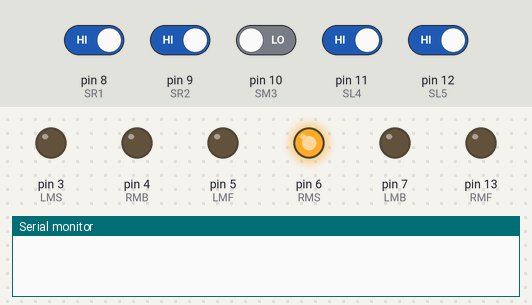
Bench run of a sketch on a simulated Arduino Uno, built with avr-gcc and run on an emulated ATmega328P. Shown: output pins drawn as LEDs (lit = HIGH), the last lines printed to the serial monitor. Inputs (shaded band) come from the test bench; at power-on: pin 8 (SR1), pin 9 (SR2), pin 11 (SL4), pin 12 (SL5) HIGH, pin 10 (SM3) LOW.

Above: at 1.2 s.
1.3 s: pin 8 (SR1) driven LOW and pin 9 (SR2) driven LOW and pin 10 (SM3) driven HIGH and pin 11 (SL4) driven LOW and pin 12 (SL5) driven LOW
At 1.8 s:
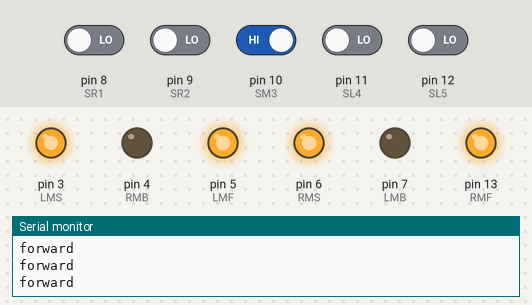
2.8 s: pin 8 (SR1) driven HIGH
At 4.5 s:
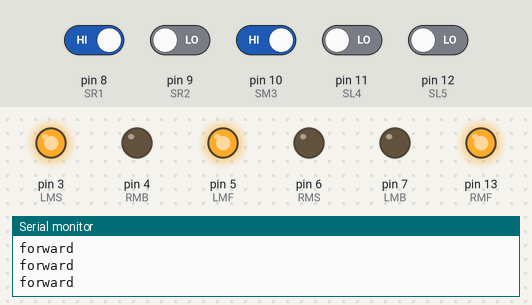
5.8 s: pin 10 (SM3) driven LOW
At 6.4 s:
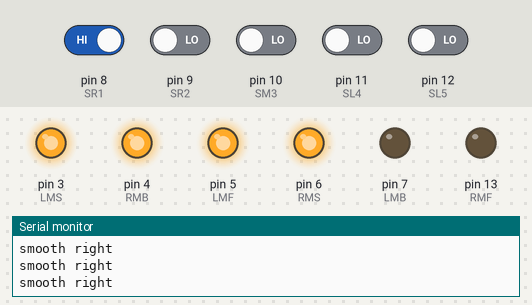
7.3 s: pin 9 (SR2) driven HIGH
At 8.5 s:
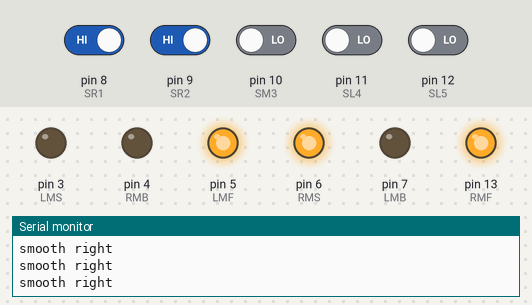
8.8 s: pin 11 (SL4) driven HIGH
At 11.7 s:
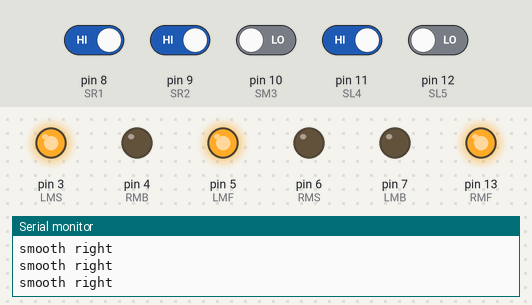
11.8 s: pin 11 (SL4) driven LOW
At 12.3 s:
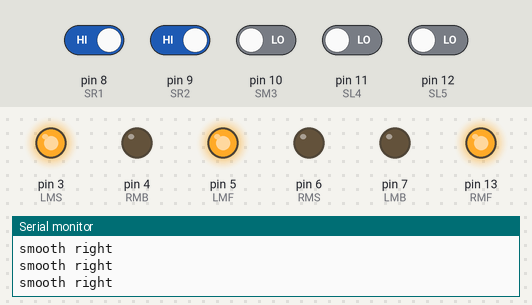
Timing chart, 0 to 14.3 s (numbered marks = the images above; inputs shaded):
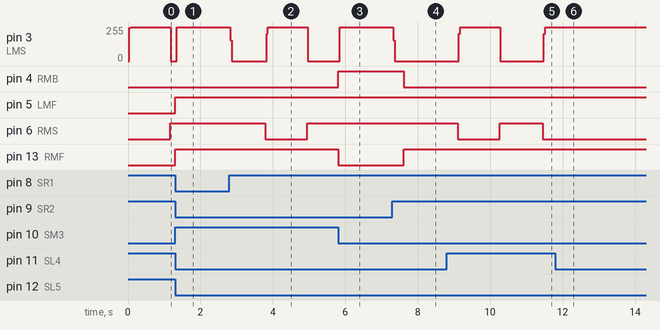

The sketch:

sketch_aug24d.ino
```cpp
// Define your constants for PID control
double kp = 1.0; // Proportional gain
double ki = 0.1; // Integral gain
double kd = 0.01; // Derivative gain

double targetSpeed = 100; // Desired motor speed

double leftIntegral = 0;
double rightIntegral = 0;
double leftLastError = 0;
double rightLastError = 0;

#define LMS 3
#define LMB 7
#define LMF 5

#define RMS 6
#define RMB 4
#define RMF 13

#define SR1 8
#define SR2 9
#define SM3 10
#define SL4 11
#define SL5 12

void setup() {
pinMode(LMF, OUTPUT);
pinMode(LMB, OUTPUT);
pinMode(LMS, OUTPUT);

pinMode(RMF, OUTPUT);
pinMode(RMB, OUTPUT);
pinMode(RMS, OUTPUT);

pinMode(SR1, INPUT);
pinMode(SR2, INPUT);
pinMode(SM3, INPUT);
pinMode(SL4, INPUT);
pinMode(SL5, INPUT);

Serial.begin(9600);

}

void loop() {
  int sr1 = digitalRead(SR1);
  int sr2 = digitalRead(SR2);
  int sm3 = digitalRead(SM3);
  int sl4 = digitalRead(SL4);
  int sl5 = digitalRead(SL5);


    if (sr1 == 0 && sr2 == 0 && sm3 == 1 && sl4 == 0 && sl5 == 0) {
    forward();
    Serial.println("forward");
  } else if ((sr1 == 1 && sr2 == 1 && sm3 == 1 && sl4 == 0 && sl5 == 0) ||
             (sr1 == 1 && sr2 == 1 && sm3 == 0 && sl4 == 0 && sl5 == 0)) {
               delay(300);
               forward();
               if(sr1 == 0 && sr2 == 0 && sm3 == 0 && sl4 == 0 && sl5 == 0){
                  right();
                  Serial.println("right");
               }
               else if(sr1 == 0 && sr2 == 0 && sm3 == 1 && sl4 == 0 && sl5 == 0)
               {
                 forward();
               }


  } else if ((sr1 == 0 && sr2 == 0 && sm3 == 1 && sl4 == 1 && sl5 == 1) ||
             (sr1 == 0 && sr2 == 0 && sm3 == 0 && sl4 == 1 && sl5 == 1))
              {
                delay(300);
                forward();
                if(sr1 == 0 && sr2 == 0 && sm3 == 0 && sl4 == 0 && sl5 ==0 ){
                  left();
                  Serial.println(" left");
                }
                else if(sr1 == 0 && sr2 == 0 && sm3 == 1 && sl4 == 0 && sl5 ==0){
                  left();
                  Serial.println(" left");

                }else if(sr1 == 1 && sr2 == 1 && sm3 == 1 && sl4 == 1 && sl5 ==1)
                {
                  delay(300);
                  forward();
                  if(sr1 == 1 && sr2 == 1 && sm3 == 1 && sl4 == 1 && sl5 ==1){
                    stopMotors();
                  }
                  else{
                    left();
                  }
                }


  } else if (sr1 == 0 && sr2 == 1 && sm3 == 0 && sl4 == 0 && sl5 == 0) {
    smoothRight();
    Serial.println("smooth right");
  } else if (sr1 == 1 && sr2 == 0 && sm3 == 0 && sl4 == 0 && sl5 == 0) {
    smoothRight();
    Serial.println("smooth right");
  } else if (sr1 == 0 && sr2 == 0 && sm3 == 0 && sl4 == 1 && sl5 == 0) {


      smoothLeft();
      Serial.println("smooth left");
    }
    else if(sr1 == 0 && sr2 == 0 && sm3 == 0 && sl4 == 0 && sl5 == 1){
      smoothLeft();
      Serial.println("smooth left");
    }


   else {
    //stopMotors();
    //Serial.println("stop");
  }
  // Calculate the errors
  double leftError = targetSpeed - digitalRead(LMS);
  double rightError = targetSpeed - digitalRead(RMS);

  // Update the integrals
  leftIntegral += leftError;
  rightIntegral += rightError;

  // Calculate the derivatives
  double leftDerivative = leftError - leftLastError;
  double rightDerivative = rightError - rightLastError;

  // Calculate the PID outputs
  double leftOutput = kp * leftError + ki * leftIntegral + kd * leftDerivative;
  double rightOutput = kp * rightError + ki * rightIntegral + kd * rightDerivative;

  // Store errors for the next iteration
  leftLastError = leftError;
  rightLastError = rightError;

  // Apply the outputs to motor control
  controlMotors(leftOutput, rightOutput);


}

// Function to detect a junction
//bool atJunction(int sr1, int sr2, int sm3, int sl4, int sl5) {
  // Define the conditions that indicate a junction (all sensors detecting junction)
  //return sr1 == 1 && sr2 == 1 && sm3 == 1 && sl4 == 1 && sl5 == 1;
//}

void controlMotors(double leftOutput, double rightOutput) {
  // Map the PID outputs to the motor control range (-255 to 255);
  int leftMotorSpeed = map(leftOutput, -255, 255, -255, 255);
  int rightMotorSpeed = map(rightOutput, -255, 255, -255, 255);

  // Apply the mapped outputs to motor control
  int leftMotorPWM = constrain(targetSpeed + leftMotorSpeed, 0, 255);
  int rightMotorPWM = constrain(targetSpeed - rightMotorSpeed, 0, 255);

  analogWrite(LMS, leftMotorPWM);
  analogWrite(RMS, rightMotorPWM);


}

void forward() {
  digitalWrite(LMF, HIGH);
  digitalWrite(LMB, LOW);
  digitalWrite(LMS, 100);

  digitalWrite(RMF, HIGH);
  digitalWrite(RMB, LOW);
  digitalWrite(RMS, 100);
}

void right() {
  digitalWrite(LMF, HIGH);
  digitalWrite(LMB, LOW);
  digitalWrite(LMS, 150);

  digitalWrite(RMF, LOW);
  digitalWrite(RMB, HIGH);
  digitalWrite(RMS, 150);
}

void smoothRight() {
  digitalWrite(LMF, HIGH);
  digitalWrite(LMB, LOW);
  digitalWrite(LMS, 100);

  digitalWrite(RMF, LOW);
  digitalWrite(RMB, HIGH);
  digitalWrite(RMS, 100);
}

void left() {
  digitalWrite(LMF, LOW);
  digitalWrite(LMB, HIGH);
  digitalWrite(LMS, 150);

  digitalWrite(RMF, HIGH);
  digitalWrite(RMB, LOW);
  digitalWrite(RMS, 150);
}

void smoothLeft() {
  digitalWrite(LMF, LOW);
  digitalWrite(LMB, HIGH);
  digitalWrite(LMS, 100);

  digitalWrite(RMF, HIGH);
  digitalWrite(RMB, LOW);
  digitalWrite(RMS, 100);
}

void stopMotors() {
  digitalWrite(LMF, LOW);
  digitalWrite(LMB, LOW);
  digitalWrite(RMF, LOW);
  digitalWrite(RMB, LOW);
  digitalWrite(RMS, 0);
  digitalWrite(LMS, 0);
}
```

Measured:
- after the input at 1.3 s, pin 5 (LMF), pin 13 (RMF): LOW → HIGH at once; pin 6 (RMS): stays HIGH (without the input it goes to LOW after 1.0 s)
- after the input at 2.8 s, pin 3 (LMS): 252/255 → 0/255 at once, → 255/255 1.0 s later, → 0/255 1.1 s later; pin 6 (RMS): HIGH → LOW after 0.99 s, → HIGH 1.2 s later
- after the input at 5.8 s, pin 4 (RMB): LOW → HIGH at once; pin 6 (RMS): stays HIGH (without the input it goes to LOW after 0.33 s); pin 13 (RMF): HIGH → LOW at once
- after the input at 7.3 s, pin 3 (LMS): 253/255 → 0/255 at once; pin 4 (RMB): HIGH → LOW after 0.31 s; pin 13 (RMF): LOW → HIGH after 0.31 s
- after the input at 8.8 s, pin 3 (LMS): 0/255 → 255/255 after 0.34 s, → 0/255 1.1 s later, → 255/255 1.2 s later; pin 6 (RMS): HIGH → LOW after 0.30 s, → HIGH 1.2 s later, → LOW 1.2 s later
- after the input at 11.8 s, pin 3 (LMS): stays 255/255 (without the input it goes to 0/255 after 0.82 s); pin 6 (RMS): stays LOW (without the input it goes to HIGH after 0.81 s)
